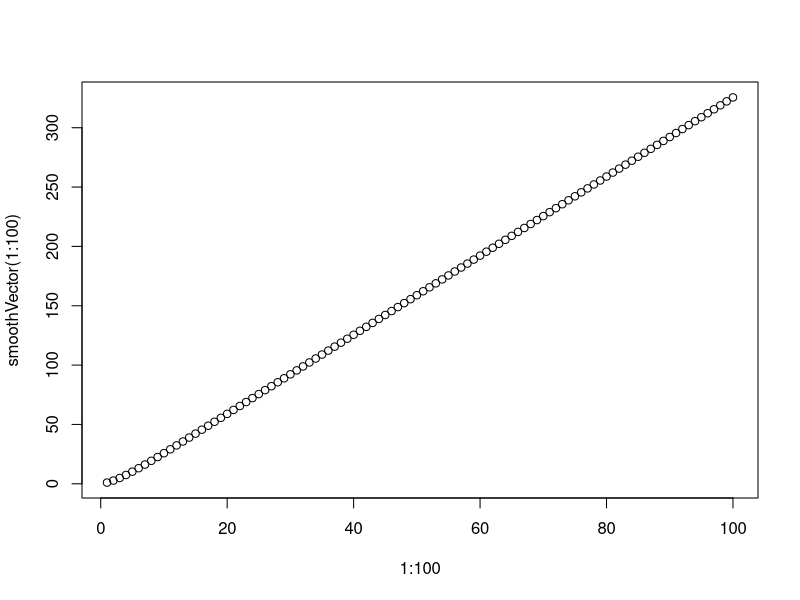

This figure's R source:
fatigueFunction <- function(workLoad, index)
{
  if(index == 1)
  {
    return(workLoad[1])
  }
  else
  {
    return(workLoad[index] + 0.7*fatigueFunction(workLoad, index -1))
  }
}


smoothVector <- function(dataV)
{
  dataNew <- c()
  
  for(i in 1:length(dataV))
  {
    dataNew <- c(dataNew, fatigueFunction(dataV, i))
  }
  dataNew
}


smoothVector(c(1,2,3,4))

plot(1:100, smoothVector(1:100))